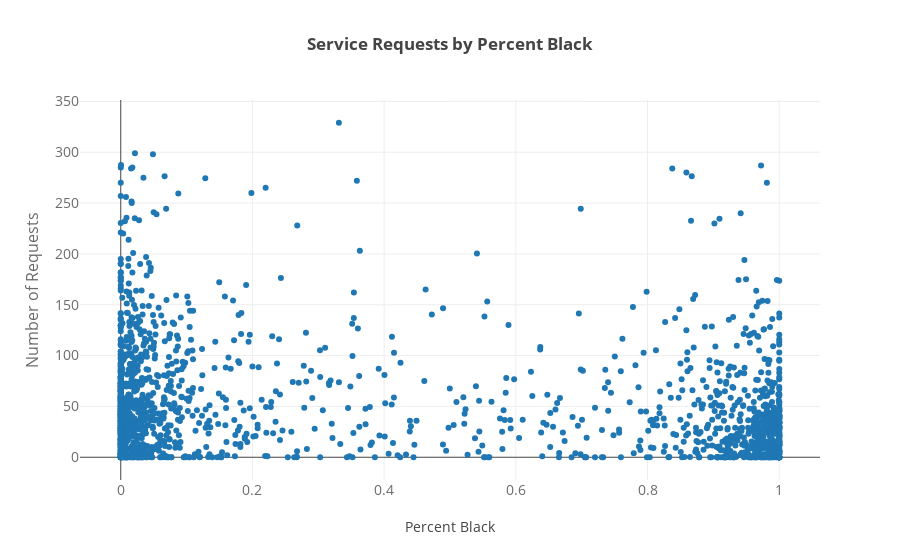

The code cell stored with this chart in its notebook:
### Markdown cell above
## 311 Data Augmented With 2016 American Community Survey Data

### Code cell
r = pq('''
with temp as (
SELECT substr(fips,6,6) as tract,
block_group,
COUNT(DISTINCT service_request_number) as Count,
avg(days_to_complete) as days
FROM combined_data
WHERE type_of_service_request != 'Graffiti Removal'
or type_of_service_request = 'Alley Light Out'
GROUP BY tract, block_group)
SELECT temp.*, 
cb.*, 
cb.white*1.0/total_population as pct_white,
cb.black*1.0/total_population as pct_black,
cb.asian*1.0/total_population as pct_asian
FROM temp
JOIN census_block cb
ON temp.tract = cb.tract
AND temp.block_group = cb.block_group
''')

# Create a trace
trace = go.Scatter(
    x = list(r['pct_black']),
    y = list(r['days']),
    mode = 'markers'
)

data = [trace]
layout = go.Layout(
    title='<b>Service Requests by Percent Black</b><br>',
             xaxis=dict(
                title= 'Percent Black',
                tickfont=dict(
                    size=14,
                    color='rgb(107, 107, 107)'
                )
             ),
             yaxis=dict(
                title='Number of Requests',
                titlefont=dict(
                    size=16,
                    color='rgb(107, 107, 107)'
                ),
                tickfont=dict(
                    size=14,
                    color='rgb(107, 107, 107)'
                )
             ),
            )


fig = go.Figure(data=data, layout=layout)
iplot(fig, filename='basic-scatter')

### Figure 1 — Plotly figure (JSON) as saved in the notebook; plotly's stock layout.template omitted (floating-point values rounded to 4 significant figures; data arrays with more than 128 entries replaced by an {"elided": "..."} marker saying what was removed)
{"data": [{"mode": "markers", "type": "scatter", "x": {"elided": "1659 float values"}, "y": {"elided": "1659 float values"}}], "layout": {"title": "<b>Service Requests by Percent Black</b><br>", "xaxis": {"tickfont": {"color": "rgb(107, 107, 107)", "size": 14}, "title": "Percent Black"}, "yaxis": {"tickfont": {"color": "rgb(107, 107, 107)", "size": 14}, "title": "Number of Requests", "titlefont": {"color": "rgb(107, 107, 107)", "size": 16}}}}
